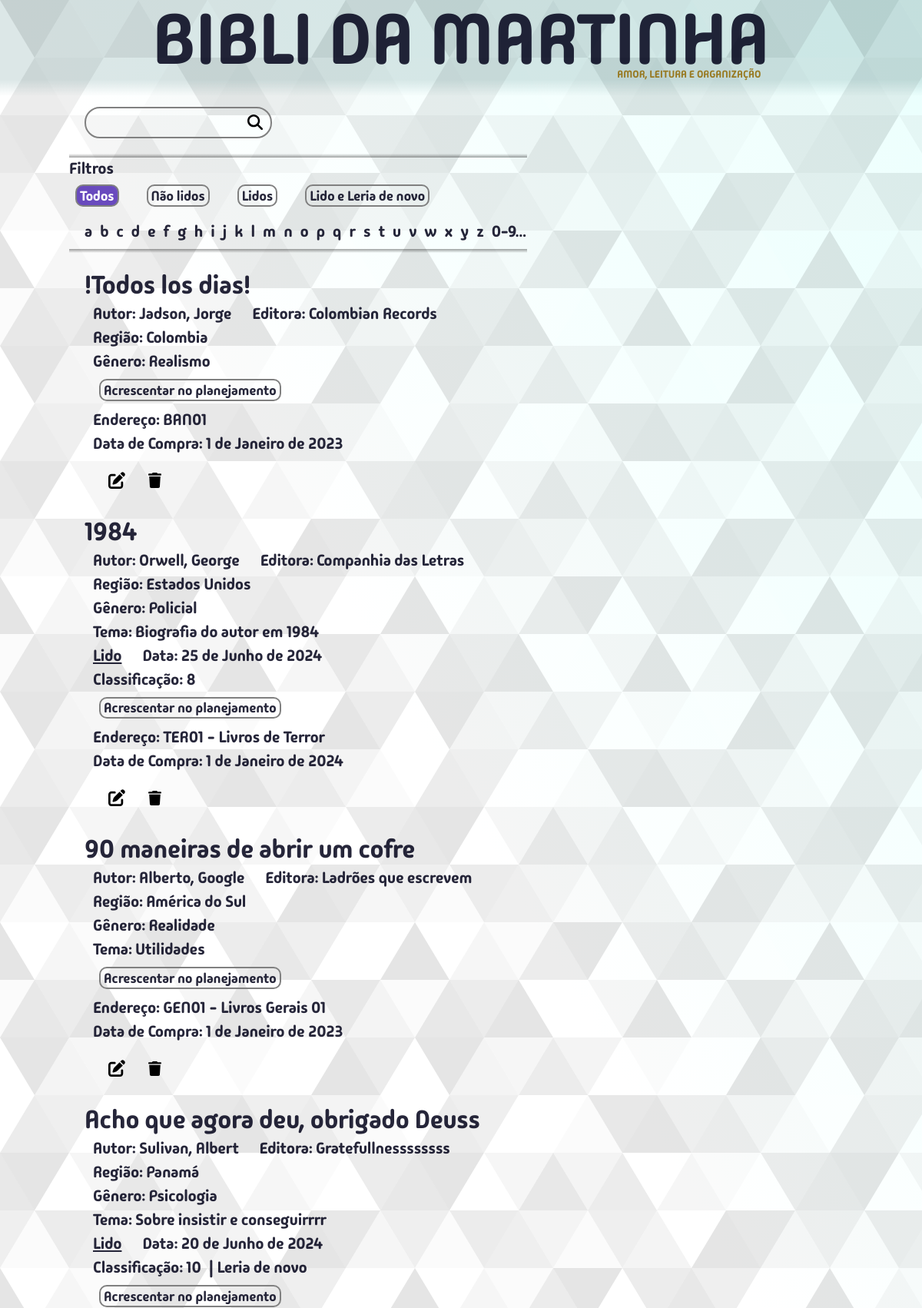
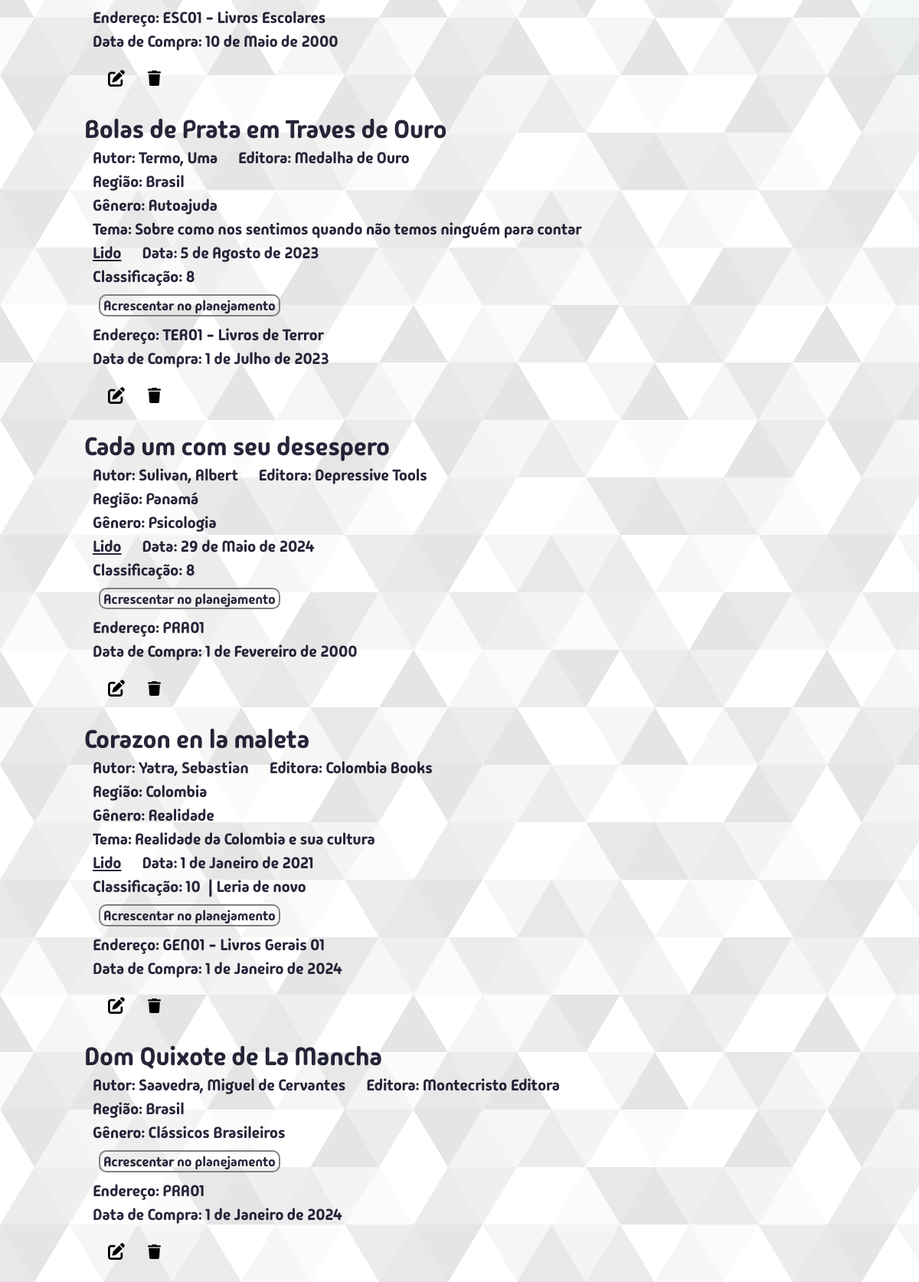
Screenshot of /meuslivros/todos/ (upper part) with the database file from the repository (2 pictures, top to bottom).
### bibm/models.py (models this page shows, shortened)
class Livro(models.Model):
    titulo = models.CharField(max_length=300, unique=True)
    editora = models.CharField(max_length=300, blank=True, null=True)
    autor = models.ForeignKey(Autor, on_delete=models.SET_DEFAULT, default=1)
    genero = models.ForeignKey(Genero, on_delete=models.SET_DEFAULT, default=1)
    tema = models.CharField(max_length=600, blank=True, null=True)
    lendo = models.BooleanField(default=False)
    lido = models.BooleanField(default=False)
    data_leitura = models.DateField(blank=True, null=True)
    leria_de_novo = models.BooleanField(default=False)
    notas = [(1,"1"),(2,"2"),(3,"3"),(4,"4"),(5,"5"),(6,"6"),(7,"7"),(8,"8"),(9,"9"),(10,"10")]
    classificacao = models.IntegerField(choices=notas, blank=True, null=True)
    endereco = models.ForeignKey(Endereco, on_delete=models.SET_NULL, blank=True, null=True)
    data_compra = models.DateField(null=True)
    regiao = models.ForeignKey(Regiao, on_delete=models.SET_DEFAULT, default=2)
    comentario = models.TextField(blank=True, null=True)
    planejamento = models.PositiveIntegerField(unique=True, blank=True, null=True)

class Autor(models.Model):
    prim_nome = models.CharField(max_length=65)
    ult_nome = models.CharField(max_length=65)
    nacionalidade = models.CharField(max_length=65, blank=True, null=True, default="")
    regiao = models.ForeignKey(Regiao, on_delete=models.SET_DEFAULT, default=2)
    comentario = models.TextField(blank=True, null=True)
    class Meta:
        verbose_name_plural = "autores"

class Regiao(models.Model):
    regiao = models.CharField(max_length=65, unique=True, verbose_name="região")
    comentario = models.TextField(blank=True, null=True)
    class Meta:
        verbose_name_plural = "regiões"
    def __str__(self):
        return str(self.regiao)

class Genero(models.Model):
    genero = models.CharField(max_length=65, unique=True)
    comentario = models.TextField(blank=True, null=True)
    class Meta:
        verbose_name = "gênero"

class Endereco(models.Model):
    codigo = models.CharField(max_length=5, validators=[validacao_endereco])
    descricao = models.CharField(max_length=300, blank=True, null=True)
    comentario = models.TextField(blank=True, null=True)
    class Meta:
        verbose_name = "Endereço"
    def __str__(self):
        if self.descricao is not None:
            return str(self.codigo) + " - " + str(self.descricao)
        else:
            return str(self.codigo)

### bibm/views/views_all.py (the view, shortened to what this page needs)
# urls.py: path("meuslivros/<filtro>/", views.meus_livros, name="meus_livros"),
def meus_livros(request, filtro):
    termo_busca = request.GET.get("q", "").strip()
    classe_btn = "btn-azul"
    ordem_alfabetica_lista = ["a","b","c","d","e","f","g","h","i","j","k","l","m","n","o","p",
                              "q","r","s","t","u","v","w","x","y","z","0-9..."]
    filtros = {
        "todos": "Todos",
        "naolidos": "Não lidos",
        "lidos": "Lidos",
        "lidoeleriadenovo": "Lido e Leria de novo"
    }
    if termo_busca == "":
        if filtro == "todos":
            meus_livros = Livro.objects.all().order_by("titulo")
        if filtro == "naolidos":
            meus_livros = Livro.objects.filter(lido=False)
        elif filtro == "lidos":
            meus_livros = Livro.objects.filter(lido=True)
        elif filtro == "lidoeleriadenovo":
            meus_livros = Livro.objects.filter(lido=True, leria_de_novo=True)
        elif filtro == "0-9...":
            meus_livros = Livro.objects.filter(titulo__regex=r"^[^A-Za-zÀ-ÿ]")
    context = {
        "meus_livros": meus_livros,
        "caller": "meus_livros",
        "filtro": filtro,
        "filtros": filtros,
        "classe_btn": classe_btn,
        "ordem_alfabetica_lista": ordem_alfabetica_lista,
    }
    return render(request, "bibm/pages/meusLivros.html", context)

### bibm/templates/bibm/pages/meusLivros.html
{% extends 'bibm/estru.html' %}
{% load static %}
{% block content %}
  <div class="container-search-box">
    <form action="{% url 'bibm:meus_livros' 'todos' %}" class="search-form caixa-de-pesquisa">
      <input type="search" class="search-input" name="q" value="{{ search_term }}" />
      <button type="submit" class="search-button lupa"><img src="{% static 'bibm/img/magnifying-glass-solid.svg' %}" alt="Lupa" /></button>
    </form>
  </div>
  {% include "bibm/partials/botoesFiltro.html" %}
  <div class="meus-livros-box">
    {% for livro in meus_livros %}
      {% include "bibm/partials/livroDetalheForm.html" %}
    {% empty %}
      Nenhum livro
    {% endfor %}
  </div>
{% endblock %}

### bibm/templates/bibm/partials/livroDetalheForm.html (shortened to what this page needs)
{% load static %}
<div class="livro-box">
  <span class="meus-livros-titulo">{{ livro.titulo }}</span>
  <div class="meus-livros-abaixo-titulo-box">
    <div class="autor-editora linha-livro-info">
      {% if livro.autor.prim_nome == 'Autor Desconhecido' %}
        <span class="meus-livros-autor">Autor Desconhecido</span>
      {% else %}
        <span class="meus-livros-autor">Autor: {{ livro.autor.ult_nome }}, {{ livro.autor.prim_nome }}</span>
      {% endif %}
      <span class="meus-livros-editora">Editora: {{ livro.editora }}</span>
    </div>
    <span class="linha-livro-info">Região: {{livro.regiao}}</span>
    <span class="meus-livros-genero linha-livro-info">Gênero: {{ livro.genero.genero }}</span>
    {% if livro.tema %}
      <span class="meus-livros-tema linha-livro-info">Tema: {{ livro.tema }}</span>
    {% endif %}
    {% if livro.lido %}
      <div class="livro-lido-linha linha-livro-info">
        <span class="meus-livros-lido"><u>Lido</u></span>
        <span class="meus-livros-data-leitura">Data: {{ livro.data_leitura }}</span>
      </div>
      <div class="flex-flow-row linha-livro-info">
        {% if livro.classificacao %}
        <div class="livro-classificacao">
          Classificação: {{ livro.classificacao }}
        </div>
        {% endif %}
        {% if livro.leria_de_novo %}
          <span class="meus-livros-leria-de-novo">| Leria de novo</span>
        {% endif %}
      </div>
    {% endif %}
    {% if livro.planejamento is None and not livro.lendo %}
    <div>
      {% if caller == "meus_livros" %}
        <form action="{% url 'bibm:acrescentar_no_planejamento_meus_livros' %}" method="post">
      {% else %}
        <form action="{% url 'bibm:acrescentar_no_planejamento'%}" method="post">
      {% endif %}
        <button type="submit" class="btn-medio {{classe_btn}}">Acrescentar no planejamento</button>
      </form>
    </div>
    {% elif livro.planejamento is not None and not livro.lendo %}
    <span class="ja-no-planejamento linha-livro-info">
      <u>No planejamento</u>
    </span>
    {% else %}
    <span class="ja-no-planejamento linha-livro-info">
      --- Lendo ---
    </span>
    {% endif %}
    {% if livro.endereco %}
      <span class="linha-livro-info">Endereço: {{livro.endereco}}</span>
    {% endif %}
    <span  class="linha-livro-info">Data de Compra: {{livro.data_compra}}</span>
    <div class="flex-flow-row espaco-top-2rem">
      <a class="btn-editar" method="GET" href="{% url 'bibm:editar_um_livro' livro.id %}">
        <img
          src="{% static 'bibm/img/pen-to-square-solid.svg' %}"
          alt="Editar este livro"
          title="Editar este livro"
        >
      </a>
      <form method="POST" action="{% url 'bibm:deletar_um_livro' %}"
        onclick="return confirm('Você confirma a exclusão deste livro?')">
        <button type="submit">
          <img
          src="{% static 'bibm/img/trash-solid.svg' %}"
          alt="Deletar este livro"
          title="Deletar este livro"
          class="btn-excluir"
          >
        </button>
      </form>
    </div>
  </div>
</div>

### bibm/static/bibm/css/estilos.css (style rules this page uses)
:root { --vermelho: 21; --verde: 95; --azul: 95; --cor-do-titulo: rgba(var(--vermelho), var(--verde), var(--azul), 0.15); --cod-do-titulo-bottom: rgba(var(--vermelho), var(--verde), var(--azul), 0); --azul-livro-atual: #4a9e9771; --verde-livro-atual: #07691c71; --vermelho-livro-atual: #b1432771; --cor-da-borda: gray; --recuo-padrao: calc(80vw + 2rem); --color-primary: #269fe6; --color-white: #fff; --color-escrita-padrao: rgba(0, 0, 24, 0.85); }
* { margin: 0; padding: 0; }
html { font-size: 62.5%; }
body { font-size: calc(1.2rem + 0.7vw); overflow: hidden auto; }
button { position: inherit; border: none; font-family: inherit; background: none; color: inherit; }
a { text-decoration: none; color: inherit; }
.btn-editar { position: relative; margin-left: 2rem; width: 2.2rem; top: .2rem; cursor: pointer; }
.btn-excluir { position: relative; width: 1.7rem; margin-left: 2rem; top: .2rem; cursor: pointer; }
.meus-livros-box { width: var(--recuo-padrao); margin: 0 auto; position: relative; display: flex; flex-flow: column; }
.meus-livros-abaixo-titulo-box { margin-left: calc(.5rem + .5vw); display: flex; flex-direction: column; }

### bibm/static/bibm/css/searchBox.css (style rules this page uses)
.container-search-box { margin: 0 auto; margin-bottom: 2rem; width: var(--recuo-padrao); }
.search-form { border: 2px solid var(--cor-da-borda); min-width: 19.5rem; width: 20vw; border-radius: 20px; position: relative; transition: all 300ms ease-in-out; }
.search-input, .search-button { border: none; background: none; outline: none; padding: 1rem; transition: all 300ms ease-in-out; font-family: inherit; }
.search-button img { width: 2rem; }
.search-button { position: absolute; top: -.2rem; right: 0; }
.search-input { width: 100%; padding-right: 3rem; }

### bibm/static/bibm/css/livroDetalheForm.css (style rules this page uses)
.livro-box { position: relative; display: flex; flex-direction: column; margin-bottom: 3rem; }
.meus-livros-titulo { font-size: calc(1.5rem + 1.5vw); }
.meus-livros-abaixo-titulo-box { margin-left: calc(.5rem + .5vw); display: flex; flex-direction: column; }
.autor-editora { display: inline-flex; }
.linha-livro-info { padding: 0.2rem 0; }
.meus-livros-autor { margin-right: calc(1.5rem + 1vw); }
.livro-lido-linha { display: inline-flex; }
.meus-livros-lido { margin-right: calc(1.5rem + 1vw); }

### bibm/static/bibm/css/botoes.css (style rules this page uses)
.btn-medio { position: relative; place-self: center; border: .2rem solid var(--cor-da-borda); width: fit-content; height: fit-content; border-radius: 1rem; font-family: inherit; font-size: calc(.8rem + .8vw); transition: all 300ms ease-in-out; padding: .09rem .4rem; margin: 0.8rem; }

### bibm/static/bibm/css/genericos.css (style rules this page uses)
.espaco-top-2rem { margin-top: 2rem; }
.flex-flow-row { display: flex; flex-flow: row; gap: 1rem; }

### rows the page displays
Livro: titulo "!Todos los dias!", autor.ult_nome "Jadson", autor.prim_nome "Jorge", editora "Colombian Records", regiao "Colombia", genero.genero "Realismo", endereco "BAN01", data_compra "1 de Janeiro de 2023"
Livro: titulo "1984", autor.ult_nome "Orwell", autor.prim_nome "George", editora "Companhia das Letras", regiao "Estados Unidos", genero.genero "Policial", tema "Biografia do autor em 1984", data_leitura "25 de Junho de 2024", classificacao "8", endereco "TER01 - Livros de Terror", data_compra "1 de Janeiro de 2024"
Livro: titulo "90 maneiras de abrir um cofre", autor.ult_nome "Alberto", autor.prim_nome "Google", editora "Ladrões que escrevem", regiao "América do Sul", genero.genero "Realidade", tema "Utilidades", endereco "GEN01 - Livros Gerais 01", data_compra "1 de Janeiro de 2023"
Livro: titulo "Acho que agora deu, obrigado Deuss", autor.ult_nome "Sulivan", autor.prim_nome "Albert", editora "Gratefullnessssssss", regiao "Panamá", genero.genero "Psicologia", tema "Sobre insistir e conseguirrrr", data_leitura "20 de Junho de 2024", classificacao "10", leria_de_novo "| Leria de novo", endereco "ESC01 - Livros Escolares", data_compra "10 de Maio de 2000"
Livro: titulo "Bolas de Prata em Traves de Ouro", autor.ult_nome "Termo", autor.prim_nome "Uma", editora "Medalha de Ouro", regiao "Brasil", genero.genero "Autoajuda", tema "Sobre como nos sentimos quando não temos ninguém para contar", data_leitura "5 de Agosto de 2023", classificacao "8", endereco "TER01 - Livros de Terror", data_compra "1 de Julho de 2023"
Livro: titulo "Cada um com seu desespero", autor.ult_nome "Sulivan", autor.prim_nome "Albert", editora "Depressive Tools", regiao "Panamá", genero.genero "Psicologia", data_leitura "29 de Maio de 2024", classificacao "8", endereco "PRA01", data_compra "1 de Fevereiro de 2000"
Livro: titulo "Corazon en la maleta", autor.ult_nome "Yatra", autor.prim_nome "Sebastian", editora "Colombia Books", regiao "Colombia", genero.genero "Realidade", tema "Realidade da Colombia e sua cultura", data_leitura "1 de Janeiro de 2021", classificacao "10", leria_de_novo "| Leria de novo", endereco "GEN01 - Livros Gerais 01", data_compra "1 de Janeiro de 2024"
Livro: titulo "Dom Quixote de La Mancha", autor.ult_nome "Saavedra", autor.prim_nome "Miguel de Cervantes", editora "Montecristo Editora", regiao "Brasil", genero.genero "Clássicos Brasileiros", endereco "PRA01", data_compra "1 de Janeiro de 2024"

### other values shown
{{ fil_valor }} "Todos"
{{ fil_valor }} "Não lidos" "Lidos" "Lido e Leria de novo"
{{ letra }} "a" "b" "c" "d" "e" "f" "g" "h" "i" "j" "k" "l" "m" "n" "o" "p" "q" "r" "s" "t" "u" "v" "w" "x" "y" "z" "0-9..."
